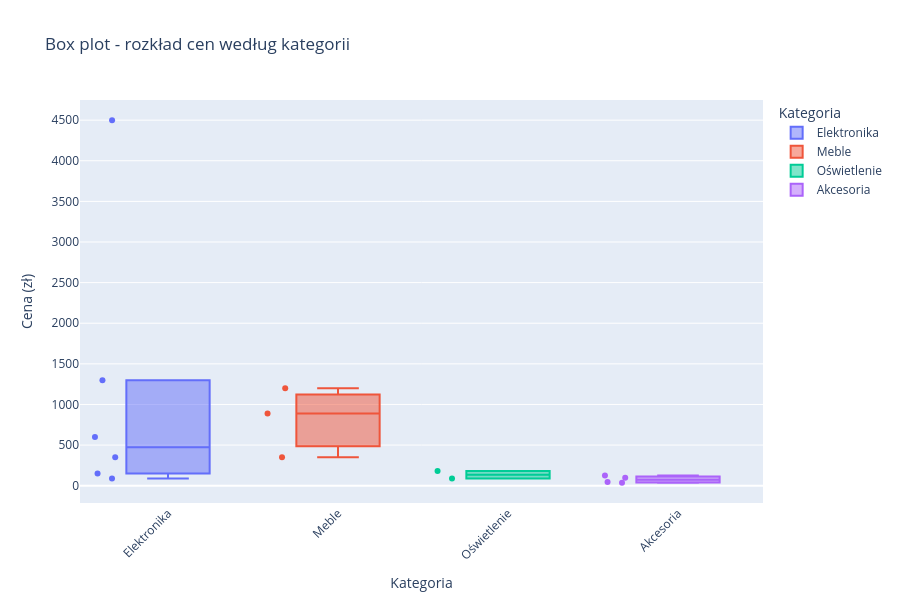

Notebook cell for this chart:
### Markdown cell above
## 11. Box plot - Analiza rozkładu cen per kategoria

### Code cell
# Box plot - statystyki rozkładu cen
fig5 = px.box(
    df,
    x='kategoria',
    y='cena',
    title='Box plot - rozkład cen według kategorii',
    labels={'kategoria': 'Kategoria', 'cena': 'Cena (zł)'},
    color='kategoria',
    points='all',                          # Pokaż wszystkie punkty
    hover_data=['nazwa']                   # Pokaż nazwę przy hover
)

fig5.update_layout(
    xaxis_tickangle=-45,
    height=600
)

fig5.show()

### Figure 1 — Plotly figure (JSON) as saved in the notebook; plotly's stock layout.template omitted (floating-point values rounded to 4 significant figures)
{"data": [{"alignmentgroup": "True", "boxpoints": "all", "customdata": [["Laptop Dell XPS"], ["Mysz Logitech"], ["Klawiatura mechaniczna"], ["Monitor 27 cali"], ["Słuchawki bezprzewodowe"], ["Powerbank 20000mAh"]], "hovertemplate": "Kategoria=%{x}<br>Cena (zł)=%{y}<br>nazwa=%{customdata[0]}<extra></extra>", "legendgroup": "Elektronika", "marker": {"color": "#636efa"}, "name": "Elektronika", "notched": false, "offsetgroup": "Elektronika", "orientation": "v", "showlegend": true, "type": "box", "x": ["Elektronika", "Elektronika", "Elektronika", "Elektronika", "Elektronika", "Elektronika"], "x0": " ", "xaxis": "x", "y": [4500.0, 89.99, 350.0, 1299.0, 599.0, 149.0], "y0": " ", "yaxis": "y"}, {"alignmentgroup": "True", "boxpoints": "all", "customdata": [["Biurko Ikea Bekant"], ["Krzesło ergonomiczne"], ["Regał Billy"]], "hovertemplate": "Kategoria=%{x}<br>Cena (zł)=%{y}<br>nazwa=%{customdata[0]}<extra></extra>", "legendgroup": "Meble", "marker": {"color": "#EF553B"}, "name": "Meble", "notched": false, "offsetgroup": "Meble", "orientation": "v", "showlegend": true, "type": "box", "x": ["Meble", "Meble", "Meble"], "x0": " ", "xaxis": "x", "y": [890.0, 1200.0, 349.0], "y0": " ", "yaxis": "y"}, {"alignmentgroup": "True", "boxpoints": "all", "customdata": [["Lampa biurkowa LED"], ["Lampka nocna"]], "hovertemplate": "Kategoria=%{x}<br>Cena (zł)=%{y}<br>nazwa=%{customdata[0]}<extra></extra>", "legendgroup": "Oświetlenie", "marker": {"color": "#00cc96"}, "name": "Oświetlenie", "notched": false, "offsetgroup": "Oświetlenie", "orientation": "v", "showlegend": true, "type": "box", "x": ["Oświetlenie", "Oświetlenie"], "x0": " ", "xaxis": "x", "y": [180.0, 89.0], "y0": " ", "yaxis": "y"}, {"alignmentgroup": "True", "boxpoints": "all", "customdata": [["Stojak na laptop"], ["Podkładka pod mysz"], ["Kabel HDMI 2m"], ["Mata pod krzesło"]], "hovertemplate": "Kategoria=%{x}<br>Cena (zł)=%{y}<br>nazwa=%{customdata[0]}<extra></extra>", "legendgroup": "Akcesoria", "marker": {"color": "#ab63fa"}, "name": "Akcesoria", "notched": false, "offsetgroup": "Akcesoria", "orientation": "v", "showlegend": true, "type": "box", "x": ["Akcesoria", "Akcesoria", "Akcesoria", "Akcesoria"], "x0": " ", "xaxis": "x", "y": [125.5, 45.0, 35.0, 99.0], "y0": " ", "yaxis": "y"}], "layout": {"boxmode": "overlay", "height": 600, "legend": {"title": {"text": "Kategoria"}, "tracegroupgap": 0}, "title": {"text": "Box plot - rozkład cen według kategorii"}, "xaxis": {"anchor": "y", "categoryarray": ["Elektronika", "Meble", "Oświetlenie", "Akcesoria"], "categoryorder": "array", "domain": [0, 1], "tickangle": -45, "title": {"text": "Kategoria"}}, "yaxis": {"anchor": "x", "domain": [0, 1], "title": {"text": "Cena (zł)"}}}}
